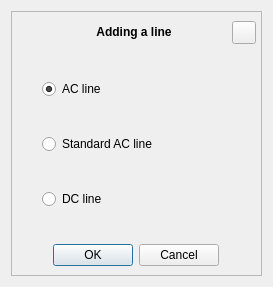
<?xml version="1.0" encoding="UTF-8"?>
<ui version="4.0">
 <class>Dialog</class>
 <widget class="QDialog" name="Dialog">
  <property name="geometry">
   <rect>
    <x>0</x>
    <y>0</y>
    <width>273</width>
    <height>287</height>
   </rect>
  </property>
  <property name="minimumSize">
   <size>
    <width>273</width>
    <height>245</height>
   </size>
  </property>
  <property name="maximumSize">
   <size>
    <width>273</width>
    <height>500</height>
   </size>
  </property>
  <property name="windowTitle">
   <string>Adding a line</string>
  </property>
  <property name="modal">
   <bool>false</bool>
  </property>
  <layout class="QVBoxLayout" name="verticalLayout">
   <item>
    <widget class="QFrame" name="frame">
     <property name="frameShape">
      <enum>QFrame::Shape::StyledPanel</enum>
     </property>
     <property name="frameShadow">
      <enum>QFrame::Shadow::Raised</enum>
     </property>
     <layout class="QVBoxLayout" name="verticalLayout_2">
      <property name="leftMargin">
       <number>30</number>
      </property>
      <property name="rightMargin">
       <number>5</number>
      </property>
      <item>
       <layout class="QHBoxLayout" name="horizontalLayout_2">
        <item>
         <widget class="QLabel" name="label">
          <property name="text">
           <string>&lt;html&gt;&lt;head/&gt;&lt;body&gt;&lt;p&gt;&lt;span style=&quot; font-weight:700;&quot;&gt;Adding a line&lt;/span&gt;&lt;/p&gt;&lt;/body&gt;&lt;/html&gt;</string>
          </property>
          <property name="textFormat">
           <enum>Qt::TextFormat::RichText</enum>
          </property>
          <property name="alignment">
           <set>Qt::AlignmentFlag::AlignCenter</set>
          </property>
         </widget>
        </item>
        <item>
         <widget class="QToolButton" name="btn_close">
          <property name="focusPolicy">
           <enum>Qt::FocusPolicy::NoFocus</enum>
          </property>
          <property name="text">
           <string/>
          </property>
         </widget>
        </item>
       </layout>
      </item>
      <item>
       <spacer name="verticalSpacer_3">
        <property name="orientation">
         <enum>Qt::Orientation::Vertical</enum>
        </property>
        <property name="sizeHint" stdset="0">
         <size>
          <width>20</width>
          <height>40</height>
         </size>
        </property>
       </spacer>
      </item>
      <item>
       <widget class="QRadioButton" name="radioAC">
        <property name="text">
         <string>AC line</string>
        </property>
        <property name="checked">
         <bool>true</bool>
        </property>
       </widget>
      </item>
      <item>
       <spacer name="verticalSpacer_4">
        <property name="orientation">
         <enum>Qt::Orientation::Vertical</enum>
        </property>
        <property name="sizeHint" stdset="0">
         <size>
          <width>20</width>
          <height>40</height>
         </size>
        </property>
       </spacer>
      </item>
      <item>
       <widget class="QRadioButton" name="radioStdAC">
        <property name="text">
         <string>Standard AC line</string>
        </property>
       </widget>
      </item>
      <item>
       <spacer name="verticalSpacer_6">
        <property name="orientation">
         <enum>Qt::Orientation::Vertical</enum>
        </property>
        <property name="sizeHint" stdset="0">
         <size>
          <width>20</width>
          <height>40</height>
         </size>
        </property>
       </spacer>
      </item>
      <item>
       <widget class="QRadioButton" name="radioDC">
        <property name="text">
         <string>DC line</string>
        </property>
       </widget>
      </item>
      <item>
       <spacer name="verticalSpacer_2">
        <property name="orientation">
         <enum>Qt::Orientation::Vertical</enum>
        </property>
        <property name="sizeHint" stdset="0">
         <size>
          <width>20</width>
          <height>40</height>
         </size>
        </property>
       </spacer>
      </item>
      <item>
       <layout class="QHBoxLayout" name="horizontalLayout">
        <item>
         <spacer name="horizontalSpacer">
          <property name="orientation">
           <enum>Qt::Orientation::Horizontal</enum>
          </property>
          <property name="sizeHint" stdset="0">
           <size>
            <width>40</width>
            <height>20</height>
           </size>
          </property>
         </spacer>
        </item>
        <item>
         <widget class="QDialogButtonBox" name="buttonBox">
          <property name="orientation">
           <enum>Qt::Orientation::Horizontal</enum>
          </property>
          <property name="standardButtons">
           <set>QDialogButtonBox::StandardButton::Cancel|QDialogButtonBox::StandardButton::Ok</set>
          </property>
         </widget>
        </item>
        <item>
         <spacer name="horizontalSpacer_2">
          <property name="orientation">
           <enum>Qt::Orientation::Horizontal</enum>
          </property>
          <property name="sizeHint" stdset="0">
           <size>
            <width>65</width>
            <height>20</height>
           </size>
          </property>
         </spacer>
        </item>
       </layout>
      </item>
      <item>
       <spacer name="verticalSpacer">
        <property name="orientation">
         <enum>Qt::Orientation::Vertical</enum>
        </property>
        <property name="sizeHint" stdset="0">
         <size>
          <width>20</width>
          <height>10</height>
         </size>
        </property>
       </spacer>
      </item>
     </layout>
    </widget>
   </item>
  </layout>
 </widget>
 <resources/>
 <connections>
  <connection>
   <sender>buttonBox</sender>
   <signal>accepted()</signal>
   <receiver>Dialog</receiver>
   <slot>accept()</slot>
   <hints>
    <hint type="sourcelabel">
     <x>221</x>
     <y>379</y>
    </hint>
    <hint type="destinationlabel">
     <x>157</x>
     <y>274</y>
    </hint>
   </hints>
  </connection>
  <connection>
   <sender>buttonBox</sender>
   <signal>rejected()</signal>
   <receiver>Dialog</receiver>
   <slot>reject()</slot>
   <hints>
    <hint type="sourcelabel">
     <x>221</x>
     <y>379</y>
    </hint>
    <hint type="destinationlabel">
     <x>272</x>
     <y>274</y>
    </hint>
   </hints>
  </connection>
  <connection>
   <sender>btn_close</sender>
   <signal>clicked()</signal>
   <receiver>Dialog</receiver>
   <slot>reject()</slot>
   <hints>
    <hint type="sourcelabel">
     <x>233</x>
     <y>33</y>
    </hint>
    <hint type="destinationlabel">
     <x>274</x>
     <y>7</y>
    </hint>
   </hints>
  </connection>
 </connections>
</ui>
